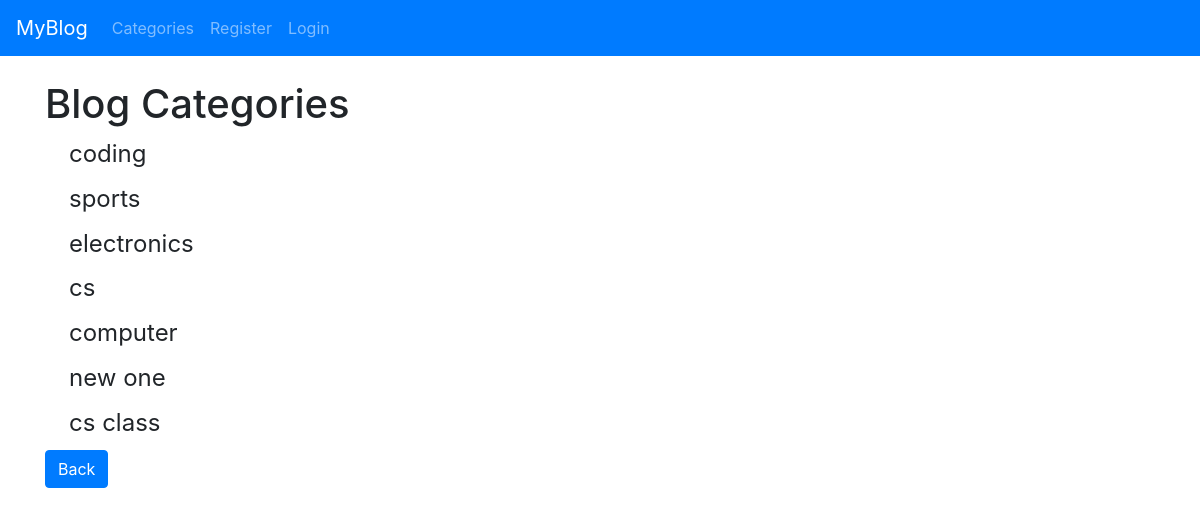
The page /category-list/ on the database its author committed.
### theblog/models.py (models this page shows, shortened)
class Category(models.Model):
   name = models.CharField(max_length=255)
   def __str__(self):
      return self.name

### theblog/views.py (the view)
# urls.py: path('category-list/', CategoryListView, name="category-list"),
def CategoryListView(request):
   cat_menu_list = Category.objects.all()
   return render(request, 'category_list.html', {'cat_menu_list':cat_menu_list})

### theblog/templates/category_list.html (shortened to what this page needs)
{% extends 'base.html' %}
{% block content %}
   <h1>Blog Categories</h1>
      {% for item in cat_menu_list %}
         <h4>
            <a class="dropdown-item" href="{% url 'category' item|slugify %}">{{ item }}</a>
         </h4>
      {% endfor %}
   <a class="btn btn-primary" href="{% url 'home' %}">Back</a>
{% endblock %}

### rows shown on the page
Category: name "coding"
Category: name "sports"
Category: name "electronics"
Category: name "cs"
Category: name "computer"
Category: name "new one"
Category: name "cs class"
